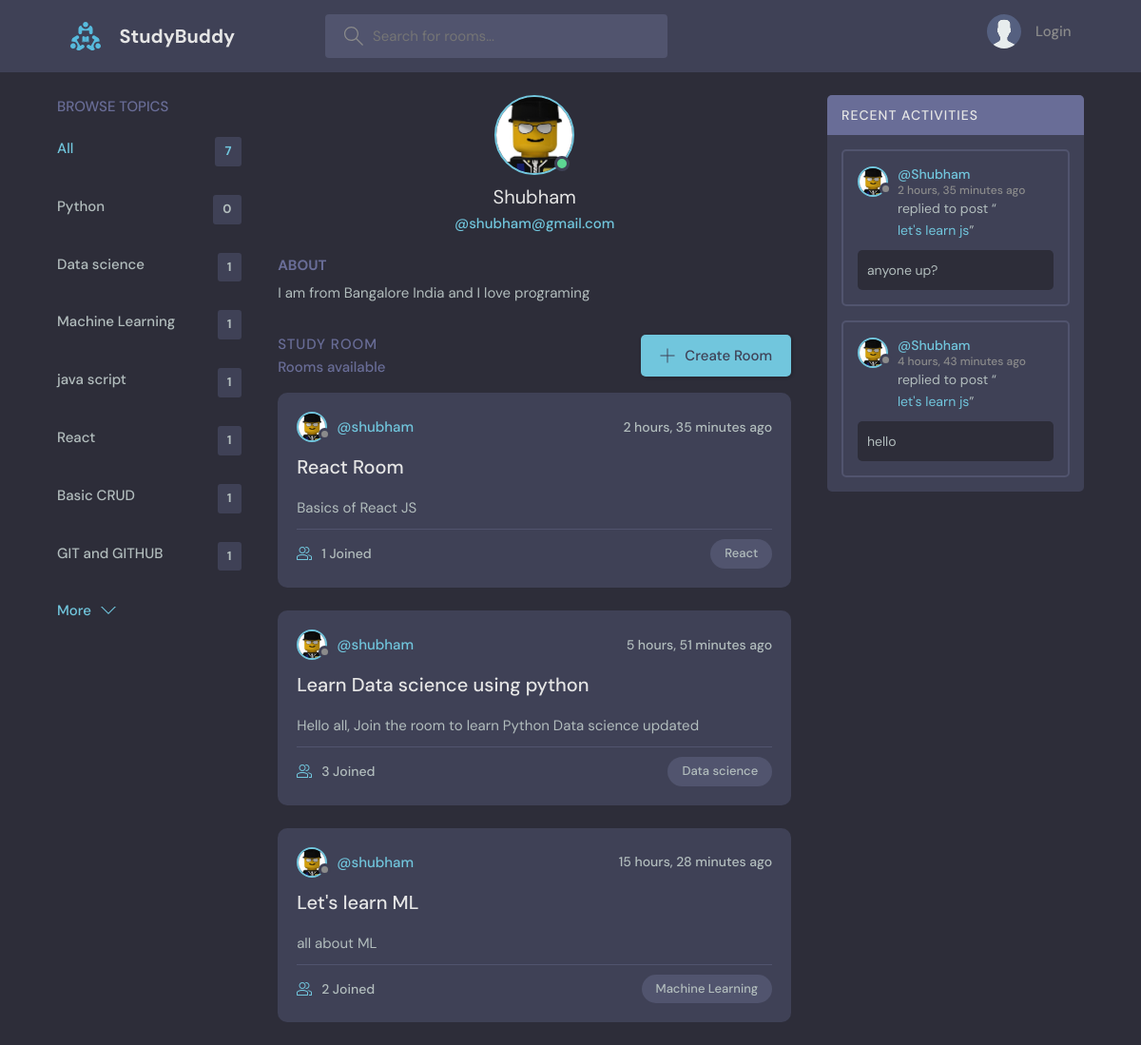
Screenshot of /user-profile/1/ with the database file from the repository.
### base/models.py (models this page shows, shortened)
class Topic(models.Model):
    name = models.CharField(max_length = 200)

class User(AbstractUser):
    name = models.CharField( max_length=200, null=True )
    email = models.EmailField(unique = True, max_length=254 , null=True)
    bio = models.TextField(null=True)
    avatar =  models.ImageField(null = True, default = 'avatar.svg')
    USERNAME_FIELD = 'email'
    REQUIRED_FIELDS = []

class Room(models.Model):
    host = models.ForeignKey(User, on_delete= models.SET_NULL, null=True)
    topic = models.ForeignKey(Topic, models.SET_NULL, null=True)
    name = models.CharField(max_length=200)
    description = models.TextField(null=True, blank=True)
    participants = models.ManyToManyField(User, related_name='participants', blank=True)
    updated = models.DateTimeField(auto_now=True)
    created = models.DateTimeField(auto_now_add=True)
    class Meta:
        ordering = ['-updated','-created']
    def __str__(self):
        return self.name

class Message(models.Model):
    user= models.ForeignKey(User, on_delete=models.CASCADE)
    room = models.ForeignKey(Room, on_delete=models.CASCADE)
    body = models.TextField()
    updated = models.DateTimeField(auto_now=True)
    created = models.DateTimeField(auto_now_add=True)
    class Meta:
        ordering = ['-updated', '-created']

### base/views.py (the view)
# urls.py: path('user-profile/<str:pk>/', views.userProfile, name='user-profile'),
def userProfile(request, pk):
    user = User.objects.get(id = pk)
    rooms = user.room_set.all()
    topics = Topic.objects.all()
    room_messages = user.message_set.all()
    context = {"user":user, 'rooms':rooms,'topics':topics, 'room_messages':room_messages}
    return render(request,'base/profile.html' ,context)

### base/templates/base/profile.html (shortened to what this page needs)
{% extends 'main.html' %} {% block content %}
<main class="profile-page layout layout--3">
    <div class="container">
        {% include 'base/topic_component.html' %}
        <div class="roomList">
         <div class="profile">
          <div class="profile__avatar">
            <div class="avatar avatar--large active">
              <img src="{{ user.avatar.url }}" />
            </div>
          </div>
          <div class="profile__info">
            <h3>{{user.name}}</h3>
            <p>@{{user}}</p>
          </div>
          <div class="profile__about">
            <h3>About</h3>
            <p>
        {{user.bio}}
            </p>
          </div>
        </div>
          {% include 'base/feed_component.html' %}
        </div>
        {% include 'base/activity_component.html' %}
    </div>
</main>
{% endblock content %}

### base/templates/base/topic_component.html
<div class="topics">
    <div class="topics__header">
        <h2>Browse Topics</h2>
    </div>
    <ul class="topics__list">
        <li>
            <a href="{% url 'home'%}" class="active">All <span>{{topics.count}}</span></a>
        </li>
        {% for topic in topics %}
        <li>
            <a href="{% url 'home' %}?q={{topic.name}}"
                >{{topic.name}} <span>{{topic.room_set.all.count}}</span></a
            >
        </li>
        {% endfor %}
    </ul>
    <a class="btn btn--link" href="{% url 'browse-topics' %}">
        More
        <svg
            version="1.1"
            xmlns="http://www.w3.org/2000/svg"
            width="32"
            height="32"
            viewBox="0 0 32 32"
        >
            <title>chevron-down</title>
            <path d="M16 21l-13-13h-3l16 16 16-16h-3l-13 13z"></path>
        </svg>
    </a>
</div>

### base/templates/base/feed_component.html (shortened to what this page needs)
    <div class="roomList__header">
        <div>
            <h2>Study Room</h2>
            <p>{{room_count}} Rooms available</p>
        </div>
        <a class="btn btn--main" href="{% url 'create-room' %}">
            <svg
                version="1.1"
                xmlns="http://www.w3.org/2000/svg"
                width="32"
                height="32"
                viewBox="0 0 32 32"
            >
                <title>add</title>
                <path
                    d="M16.943 0.943h-1.885v14.115h-14.115v1.885h14.115v14.115h1.885v-14.115h14.115v-1.885h-14.115v-14.115z"
                ></path>
            </svg>
            Create Room
        </a>
    </div>
    {% for room in rooms %}
    <div class="roomListRoom">
        <div class="roomListRoom__header">
            <a href=" {% if room.host %}{% url 'user-profile' room.host.id %}{% else %} / {% endif %}" class="roomListRoom__author">
                <div class="avatar avatar--small">
                    <img
                        src="{{ room.host.avatar.url }}"
                    />
                </div>
                <span>@{{room.host.username}}</span>
            </a>
            <div class="roomListRoom__actions">
                <span>{{room.created | timesince}} ago</span>
            </div>
        </div>
        <div class="roomListRoom__content">
            <a href="{%url 'room' room.id %}">{{room.name}}</a>
            <p>{{room.description}}</p>
        </div>
        <div class="roomListRoom__meta">
            <a href="{% url 'room' room.id %}" class="roomListRoom__joined">
                {{room.participants.all.count}} Joined
            </a>
            <p class="roomListRoom__topic">{{room.topic.name}}</p>
        </div>
    </div>
    {% endfor %}

### base/templates/base/activity_component.html (shortened to what this page needs)
<div class="activities">
    <div class="activities__header">
        <h2>Recent Activities</h2>
    </div>
    {% for room_message in room_messages %}
    <div class="activities__box">
        <div class="activities__boxHeader roomListRoom__header">
            <a href="{% url 'user-profile' room_message.user.id %}" class="roomListRoom__author">
                <div class="avatar avatar--small">
                    <img
                        src="{{room_message.user.avatar.url}}"
                    />
                </div>
                <p>
                    @{{room_message.user.name}}
                    <span >{{ room_message.created|timesince}} ago</span>
                </p>
            </a>
        </div>
        <div class="activities__boxContent">
            <p>
                replied to post “<a href="{% url 'room' room_message.room.id %}"
                    >{{room_message.room}}</a
                >”
            </p>
            <div class="activities__boxRoomContent">
               {{room_message.body}}
            </div>
        </div>
    </div>
    {% endfor %}
</div>

### rows the page displays
Topic: name "Python", room_set.all.count "0"
Topic: name "Data science", room_set.all.count "1"
Topic: name "Machine Learning", room_set.all.count "1"
Topic: name "java script", room_set.all.count "1"
Topic: name "React", room_set.all.count "1"
Topic: name "Basic CRUD", room_set.all.count "1"
Topic: name "GIT and GITHUB", room_set.all.count "1"
User: avatar (picture), name "Shubham", email "shubham@gmail.com", bio "I am from Bangalore India and I love programing"
Room: host.avatar (picture), host.username "shubham", created "2 hours, 35 minutes", name "React Room", description "Basics of React JS", participants.all.count "1", topic.name "React"
Room: host.avatar (picture), host.username "shubham", created "5 hours, 51 minutes", name "Learn Data science using python", description "Hello all, Join the room to learn Python Data science updated", participants.all.count "3", topic.name "Data science"
Room: host.avatar (picture), host.username "shubham", created "15 hours, 28 minutes", name "Let's learn ML", description "all about ML", participants.all.count "2", topic.name "Machine Learning"
Message: user.avatar (picture), user.name "Shubham", created "2 hours, 35 minutes", room "let's learn js", body "anyone up?"
Message: user.avatar (picture), user.name "Shubham", created "4 hours, 43 minutes", room "let's learn js", body "hello"

### other values shown
{{ topics.count }} "7"
